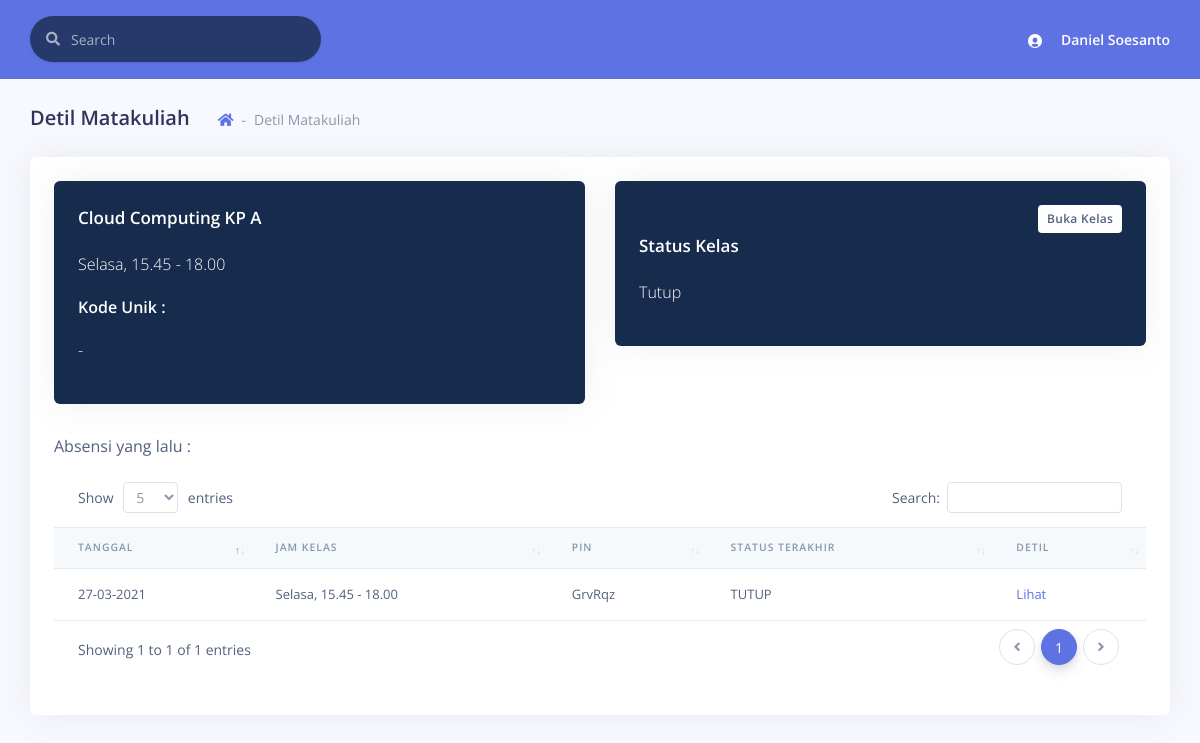
Page /detil_matkul.php?mkid=3 (signed in) on the committed database.
### tables this page shows
CREATE TABLE IF NOT EXISTS `matakuliahs` (
  `id` INT(11) NOT NULL AUTO_INCREMENT,
  `nama` VARCHAR(45) NOT NULL,
  PRIMARY KEY (`id`));

CREATE TABLE IF NOT EXISTS `matakuliahs_buka` (
  `id` INT(11) NOT NULL AUTO_INCREMENT,
  `kp` VARCHAR(45) NOT NULL,
  PRIMARY KEY (`id`));

CREATE TABLE IF NOT EXISTS `jadwals` (
  `id` INT(11) NOT NULL AUTO_INCREMENT,
  `hari` VARCHAR(45) NOT NULL,
  `jam_mulai` VARCHAR(45) NOT NULL,
  `jam_selesai` VARCHAR(45) NOT NULL,
  PRIMARY KEY (`id`));

CREATE TABLE IF NOT EXISTS `matakuliahs_kp` (
  `matakuliahs_id` INT(11) NOT NULL,
  `matakuliahs_buka_id` INT(11) NOT NULL,
  `kapasitas` VARCHAR(45) NOT NULL,
  `dosen_id` INT NOT NULL,
  `status` TINYINT NULL DEFAULT 0,
  `e_code` VARCHAR(45) NULL,
  PRIMARY KEY (`matakuliahs_id`, `matakuliahs_buka_id`),
  INDEX `fk_matakuliahs_has_matakuliahs_buka_matakuliahs_buka1_idx` (`matakuliahs_buka_id` ASC),
  INDEX `fk_matakuliahs_has_matakuliahs_buka_matakuliahs1_idx` (`matakuliahs_id` ASC),
  CONSTRAINT `fk_matakuliahs_has_matakuliahs_buka_matakuliahs1`
    FOREIGN KEY (`matakuliahs_id`)
    REFERENCES `matakuliahs` (`id`)
    ON DELETE NO ACTION
    ON UPDATE NO ACTION,
  CONSTRAINT `fk_matakuliahs_has_matakuliahs_buka_matakuliahs_buka1`
    FOREIGN KEY (`matakuliahs_buka_id`)
    REFERENCES `matakuliahs_buka` (`id`)
    ON DELETE NO ACTION
    ON UPDATE NO ACTION);

CREATE TABLE IF NOT EXISTS `kehadirans` (
  `id` INT NOT NULL AUTO_INCREMENT,
  `mahasiswas_id` INT(11) NOT NULL,
  `matakuliahs_id` INT(11) NOT NULL,
  `matakuliahs_buka_id` INT(11) NOT NULL,
  `jadwals_id` INT(11) NOT NULL,
  `tanggal` DATETIME NULL DEFAULT NULL,
  `status` ENUM('HADIR', 'TIDAK HADIR', 'IZIN') NULL DEFAULT 'HADIR',
  `e_code` VARCHAR(45) NULL DEFAULT NULL,
  PRIMARY KEY (`id`),
  INDEX `fk_mahasiswas_has_matakuliahs_has_matakuliahs_buka_has_jadw_idx` (`matakuliahs_id` ASC, `matakuliahs_buka_id` ASC, `jadwals_id` ASC),
  INDEX `fk_mahasiswas_has_matakuliahs_has_matakuliahs_buka_has_jadw_idx1` (`mahasiswas_id` ASC),
  CONSTRAINT `fk_mahasiswas_has_matakuliahs_has_matakuliahs_buka_has_jadwal1`
    FOREIGN KEY (`mahasiswas_id`)
    REFERENCES `mahasiswas` (`id`)
    ON DELETE NO ACTION
    ON UPDATE NO ACTION,
  CONSTRAINT `fk_mahasiswas_has_matakuliahs_has_matakuliahs_buka_has_jadwal2`
    FOREIGN KEY (`matakuliahs_id` , `matakuliahs_buka_id` , `jadwals_id`)
    REFERENCES `jadwal_matakuliahs` (`matakuliahs_id` , `matakuliahs_buka_id` , `jadwals_id`)
    ON DELETE NO ACTION
    ON UPDATE NO ACTION);

### detil_matkul.php (the view, shortened to what this page needs)
<!DOCTYPE html>
<html>
<head>
    <link rel="stylesheet" href="./assets/vendor/nucleo/css/nucleo.css" type="text/css">
    <link rel="stylesheet" href="./assets/vendor/@fortawesome/fontawesome-free/css/all.min.css" type="text/css">
    <link rel="stylesheet" href="./assets/css/argon.css?v=1.1.0" type="text/css">
    <link href="https://cdnjs.cloudflare.com/ajax/libs/limonte-sweetalert2/7.33.1/sweetalert2.min.css" rel="stylesheet">
    <link rel="stylesheet" href="./assets/vendor/datatables.net-bs4/css/dataTables.bootstrap4.min.css">
    <link rel="stylesheet" href="./assets/vendor/datatables.net-buttons-bs4/css/buttons.bootstrap4.min.css">
    <link rel="stylesheet" href="./assets/vendor/datatables.net-select-bs4/css/select.bootstrap4.min.css">
</head>
<?php
$idmatakuliah = $_GET['mkid'];
$mysqli = konek('localhost', 'root', '', 'presensi_cloud');
?>
<body>
    <div class="main-content" id="panel">
        <nav class="navbar navbar-top navbar-expand navbar-light bg-primary border-bottom">
            <div class="container-fluid">
                <div class="collapse navbar-collapse" id="navbarSupportedContent">
                    <form class="navbar-search navbar-search-dark form-inline mr-sm-3" id="navbar-search-main">
                        <div class="form-group mb-0">
                            <div class="input-group input-group-alternative input-group-merge">
                                <div class="input-group-prepend">
                                    <span class="input-group-text"><i class="fas fa-search"></i></span>
                                </div>
                                <input class="form-control" placeholder="Search" type="text">
                            </div>
                        </div>
                    </form>
                    <ul class="navbar-nav align-items-center ml-auto ml-md-0">
                        <li class="nav-item dropdown">
                            <a class="nav-link pr-0" href="#" role="button" data-toggle="dropdown" aria-haspopup="true" aria-expanded="false">
                                <div class="media align-items-center">
                                    <span class="avatar avatar-sm rounded-circle bg-transparent">
                                        <i class="ni ni-circle-08 bg-transparent"></i>
                                    </span>
                                    <div class="media-body ml-2 d-none d-lg-block">
                                        <span class="mb-0 text-sm  font-weight-bold text-white"><?php echo $_SESSION['nama'] ?></span>
                                    </div>
                                </div>
                            </a>
                        </li>
                    </ul>
                </div>
            </div>
        </nav>
        <div class="header pb-6">
            <div class="container-fluid">
                <div class="header-body">
                    <div class="row align-items-center py-4">
                        <div class="col-lg-6 col-7">
                            <h6 class="h2 d-inline-block mb-0">Detil Matakuliah</h6>
                            <nav aria-label="breadcrumb" class="d-none d-md-inline-block ml-md-4">
                                <ol class="breadcrumb breadcrumb-links">
                                    <li class="breadcrumb-item"><a href="dashboard.php"><i class="fas fa-home"></i></a></li>
                                    <li class="breadcrumb-item active" aria-current="page">Detil Matakuliah</li>
                                </ol>
                            </nav>
                        </div>
                    </div>
                </div>
            </div>
        </div>
        <div class="container-fluid mt--6">
            <div class="row">
                <div class="col-12">
                    <div class="card bg-bg-white border-0">
                        <div class="card-body">
                            <div class="row">
                                <div class="col-12">
                                    <div class="row">
                                        <div class="col-6">
                                            <div class="card bg-default">
                                                <div class="card-body">
                                                    <?php
                                                    $mysqli->select_db('presensi_cloud_' . $_SESSION['jid']);
                                                    $sql = "SELECT *, a.id as id_mk,c.id as id_kp, f.id as id_hari FROM matakuliahs a INNER JOIN matakuliahs_kp b ON
          a.id=b.matakuliahs_id INNER JOIN matakuliahs_buka c ON b.matakuliahs_buka_id=c.id INNER JOIN jadwal_matakuliahs e
          ON a.id=e.matakuliahs_id INNER JOIN jadwals f ON e.jadwals_id=f.id WHERE a.id=" . $idmatakuliah;
                                                    $stmt = $mysqli->prepare($sql);
                                                    $stmt->execute();
                                                    $res = $stmt->get_result();
                                                    while ($row = $res->fetch_assoc()) {
                                                        $nama = $row['nama'];
                                                        $hari = $row['hari'];
                                                        $jamm = $row['jam_mulai'];
                                                        $jams = $row['jam_selesai'];
                                                        $kp = $row['kp'];
                                                        $kpid = $row['id_kp'];
                                                        $kodeun = $row['e_code'];
                                                        if ($kodeun == '') {
                                                            $kodeun = '-';
                                                        }
                                                    }
                                                    echo "<h3 class='card-title text-white'>" . $nama . ' KP ' . $kp . '</h3>';
                                                    echo "<p class='text-white'>" . $hari . ", " . $jamm . " - " . $jams . '</p>';
                                                    echo "<p class='font-weight-bold text-white'> Kode Unik : <p class='text-white' id='kunik'>" . $kodeun . "</p></p>";
                                                    ?>
                                                </div>
                                            </div>
                                        </div>
                                        <div class="col-6">
                                            <div class="card bg-default">
                                                <div class="card-body">
                                                    <div class="d-flex justify-content-between">
                                                        <a href="#" class="mr-4">&nbsp</a>
                                                        <button type="button" id="btntogglekelas" class="btn btn-sm bg-white float-right">
                                                            <?php
                                                            $mysqli->select_db('presensi_cloud_' . $_SESSION['jid']);
                                                            $sql = "SELECT * from matakuliahs_kp WHERE matakuliahs_id=" . $idmatakuliah . " AND matakuliahs_buka_id=" . $kpid;
                                                            $stmt = $mysqli->prepare($sql);
                                                            $stmt->execute();
                                                            $res = $stmt->get_result();
                                                            $row = $res->fetch_assoc();
                                                            if ($row['status'] == 0) {
                                                                $statusKelasss = 'Buka Kelas';
                                                                echo $statusKelasss;
                                                            } else {
                                                                $statusKelasss = 'Tutup Kelas';
                                                                echo $statusKelasss;
                                                            }
                                                            ?>
                                                        </button>
                                                    </div>
                                                    <h3 class="card-title text-white">Status Kelas</h3>
                                                    <blockquote class="blockquote text-white mb-0">
                                                        <p id='statusKelass'>
                                                            <?php
                                                            $mysqli->select_db('presensi_cloud_' . $_SESSION['jid']);
                                                            $sql = "SELECT * from matakuliahs_kp WHERE matakuliahs_id=" . $idmatakuliah . " AND matakuliahs_buka_id=" . $kpid;
                                                            $stmt = $mysqli->prepare($sql);
                                                            $stmt->execute();
                                                            $res = $stmt->get_result();
                                                            $row = $res->fetch_assoc();
                                                            if ($row['status'] == 0) {
                                                                $statusKelass = 'Tutup';
                                                                echo $statusKelass;
                                                            } else {
                                                                $statusKelass = 'Buka';
                                                                echo $statusKelass;
                                                            }
                                                            ?>
                                                        </p>
                                                    </blockquote>
                                                </div>
                                            </div>
                                        </div>
                                    </div>
                                    Absensi yang lalu :
                                    <div class="table-responsive py-4">
                                        <table class="table table-flush" id="datatable-basic">
                                            <thead class="thead-light">
                                                <tr>
                                                    <th>Tanggal</th>
                                                    <th>Jam Kelas</th>
                                                    <th>Pin</th>
                                                    <th>Status Terakhir</th>
                                                    <th>Detil</th>
                                                </tr>
                                            </thead>
                                            <tbody>
                                                <?php
                                                $sql = "SELECT *, a.id as id_mk, b.status as status_matkul, c.id as id_kp, f.id as id_hari, k.e_code as code FROM kehadirans k INNER JOIN matakuliahs a ON k.matakuliahs_id=a.id INNER JOIN matakuliahs_kp b ON
          a.id=b.matakuliahs_id INNER JOIN matakuliahs_buka c ON b.matakuliahs_buka_id=c.id INNER JOIN jadwal_matakuliahs e
          ON a.id=e.matakuliahs_id INNER JOIN jadwals f ON e.jadwals_id=f.id WHERE k.matakuliahs_id=" . $idmatakuliah . " AND k.matakuliahs_buka_id=" . $kpid . " GROUP BY code ORDER BY k.tanggal ASC";
                                                $stmt = $mysqli->prepare($sql);
                                                $stmt->execute();
                                                $res = $stmt->get_result();
                                                while ($row = $res->fetch_assoc()) {
                                                    $tanggal = date_format(date_create($row['tanggal']), "d-m-Y");
                                                    $hari = $row['hari'];
                                                    $jamm = $row['jam_mulai'];
                                                    $jams = $row['jam_selesai'];
                                                    $kode = $row['code'];
                                                    $status = $row['status_matkul'];
                                                    if ($status == 0) {
                                                        $status = 'TUTUP';
                                                    } else {
                                                        $status = 'BUKA';
                                                    }
                                                    echo "
                                                <tr>
                                                <td>$tanggal</td>
                                                <td>$hari, $jamm - $jams</td>
                                                <td>$kode</td>
                                                <td>$status</td>
                                                <td><a href='detil_absensi.php?ekode=$kode&mkid=$idmatakuliah&kpid=$kpid&tgl=$tanggal'>Lihat</a></td>
                                                </tr>
                                                ";
                                                }
                                                ?>
                                            </tbody>
                                        </table>
                                    </div>
                                </div>
                            </div>
                        </div>
                    </div>
                </div>
            </div>
</body>
</html>

### rows in the picture
matakuliahs: nama "Cloud Computing", matakuliahs_buka.kp "A", jadwals.hari "Selasa", jadwals.jam_mulai "15.45", jadwals.jam_selesai "18.00"
matakuliahs_kp: status "Buka Kelas", status "Tutup"
kehadirans: tanggal "27-03-2021", jadwals.hari "Selasa", jadwals.jam_mulai "15.45", jadwals.jam_selesai "18.00", e_code "GrvRqz", matakuliahs_kp.status "TUTUP"

### other values in the picture
$_SESSION['nama'] "Daniel Soesanto"
$kodeun "-"
